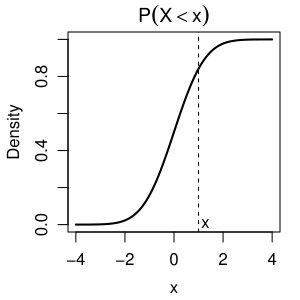

The R source for this figure:
pdf("pdf_area.pdf", width = 3, height = 3)

x <- seq(-4, 4, length = 1000)
y <- dnorm(x)

z <- 1

# ---- P(Z < z)
par(
    mar  = c(3.4, 3.4, 1.6, 1),  # minimal bottom/left for labels, almost nothing top/right
    mgp  = c(2.25, 0.85, 0)
)
plot(
    x, y,
    type = "l",
    lwd = 2,
    xlab = expression(x),
    ylab = "Density",
    main = expression(P(X < x))
)

x_fill <- seq(-4, z, length = 500)
y_fill <- dnorm(x_fill)

polygon(c(-4, x_fill, z),
        c(0, y_fill, 0),
        density = 20)

abline(v = z, lty = 2)
text(z-0.3, 0.0035, "x", pos = 4)

dev.off()

#########

pdf("cdf.pdf", width = 3, height = 3)
par(
    mar  = c(3.4, 3.4, 1.6, 1),  # minimal bottom/left for labels, almost nothing top/right
    mgp  = c(2.25, 0.85, 0)
)

cdf <- pnorm(x)
plot(
    x, cdf,
    type = "l",
    lwd = 2,
    xlab = expression(x),
    ylab = "Density",
    main = expression(P(X < x))
)

abline(v = z, lty = 2)
text(z-0.3, 0.0035, "x", pos = 4)

dev.off()
